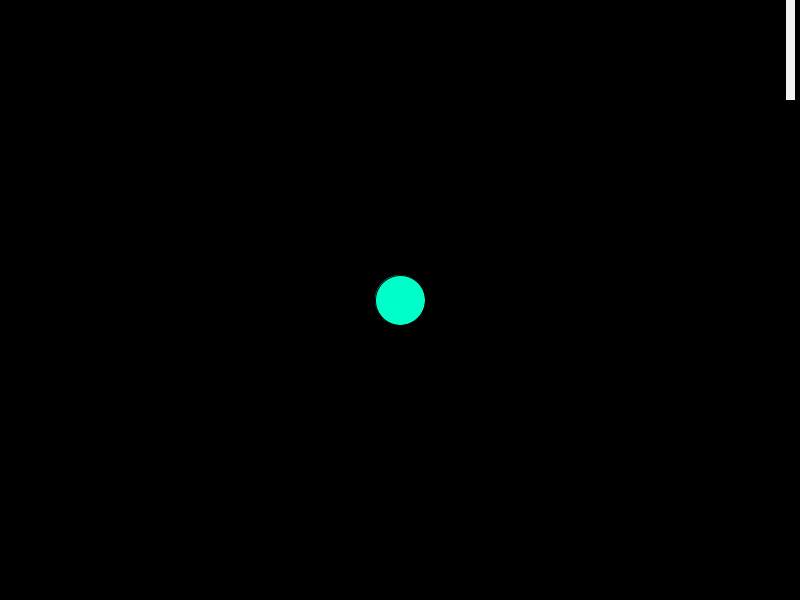
Frame 1 (no input)
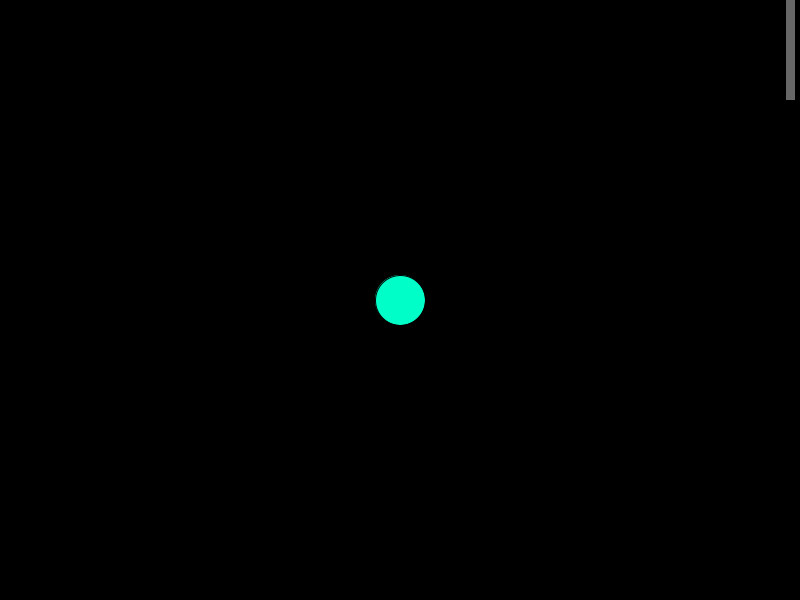
Frame 60 (the mouse pressed at the canvas centre just before this capture)
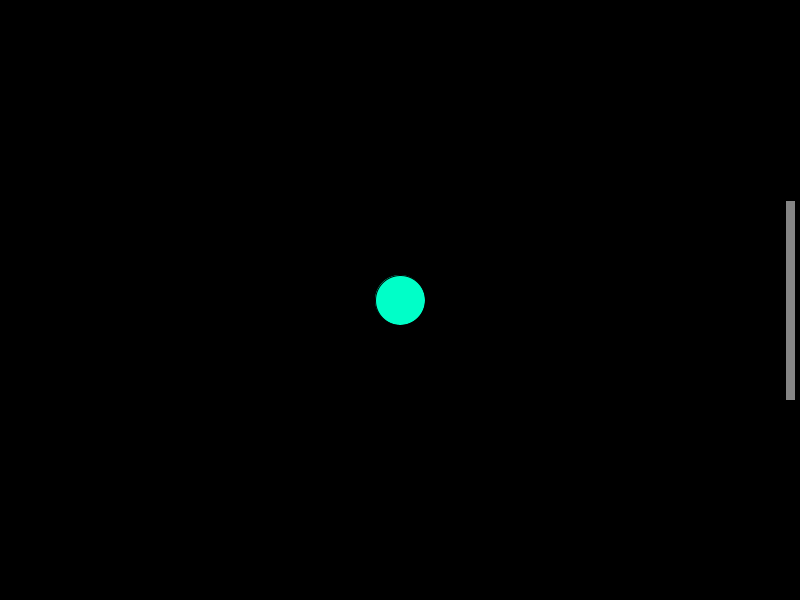
Frame 120 (the mouse held since frame 60 and released just before this capture)

The Processing sketch that drew these frames (run headless with seeded random() and noise(); from frame 60 on, the mouse is pressed at the canvas centre):

// Processing sketch: pong
// ── pong.pde
//player 
//ball 
//collision detection 
//score 
//lives 
//timer 


Paddle player1;
Ball ball;

PVector playPos[] = new PVector[2];

void setup(){
  size (800,600);
  
  playPos[0] = new PVector(width-10, height/12);
  player1 = new Paddle(playPos[0]);
  
  ball = new Ball(width/2, height/2);
  
  
}

void draw(){
  background(0);
  player1.update();
  player1.display();
  
  ball.display();
  ball.move();
  
     // if ball goes outside of y boundaries 
   if (ball.y > height-ball.size/2 || ball.y < ball.size/2){
     ball.bounceY();
   }
   
   if(ball.x <= ball.size/2){
     ball.bounceX();
   }
   
   if(ball.x >= width - ball.size/2){
     ball.reset();
   }
   
   //need to check if the ball postition is within
   //the boundaries of the player paddle 
   
   if(ball.x >= player1.position.x - (5+ ball.size/2) && ball.y >= player1.position.y - player1.rectSize/2
   && ball.y <= player1.position.y + player1.rectSize/2){
     ball.bounceP();
   }
  
}

// ── Ball.pde
class Ball{
  float x,y;
  float xSpeed, ySpeed; 
  float size; 
  
  Ball(float _x, float _y){
    x = _x; 
    y = _y;
    
    xSpeed = random (-5,5);
    ySpeed = random (-2,5);
    
    size = 50;
  }
  
  //bounce paddle 
 void bounceP(){
   xSpeed *= -1.1;
   ySpeed *= 1.1;
 }
  //bounce top and bottom
  void bounceY(){
    ySpeed = -ySpeed;
  }
  
  void bounceX(){
    xSpeed = -xSpeed;
  }
  //display
  
  void display(){
    fill (0,255,200);
    ellipse (x, y, size, size);
  }
  
  //move (initial move)
  void move(){
    xSpeed += xSpeed; 
    ySpeed += ySpeed;
  }
  
  //restart
    //reset the bball 
   // subtract score 
   
   void reset(){
     x = width/2; 
     y = height/2;
   }
   

   
   
  
}

// ── Paddle.pde
class Paddle{
  PVector position;
  float rectSize;
  
  
  Paddle(PVector _position){
    position = _position; 
    
    rectSize = 200;
  }
  
  void update(){
    position.y = mouseY;
  }
  
  void display(){
    rectMode(CENTER);
    fill (random (0,255));
    rect(position.x, position.y, 10, rectSize);
    
  }
  
  
  
  
}
